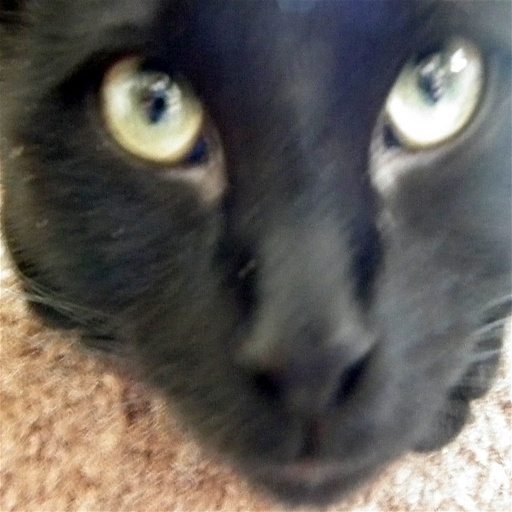
#> input picture data_answer/64-3300.jpg, 512 x 512 px, given in place of 3300.png, which was not available
$ python kyaryunha64_TextToImg.py
#> lines starting #> are read from the running program, lines starting #| are printed output that depends on the picture; pictures that were not available may be replaced by others from this repository, and a replacement may not be noted
import glob
import cv2
import random
import copy

f = open("./test.txt", 'r')
#> (reads test.txt from the repository)
grayOn = False

for num in range(3300, 3308):

    # txt파일에서 파일 이름이랑, permutation 정보 가져옴.
    filename = f.readline()
    permut = f.readline().split(' ')

    # permut.pop()

    i = 0
    print(permut)
    for x in range(0, 64):
        permut[i] = int(permut[i])
        i = i + 1
    print(permut)

    now_filename = str(num) + ".png"
    now_url = "./data_test2_blank/64/" + str(num) + ".png"

    # 프레임은 가져온 원본 이미지, ret은 저장하는 이미지.

    frame = cv2.imread(now_url, cv2.IMREAD_COLOR)
#> frame is the input picture: shape (512, 512, 3); mean B, G, R 87.4, 92.2, 96.7
    if grayOn:
        frame = cv2.cvtColor(frame, cv2.COLOR_BGR2GRAY)
    ret = frame.copy()

    (img_h, img_w) = frame.shape[:2]
#> img_h = 512; img_w = 512
    grid_w = img_h / 8  # crop width
#> grid_w = 64
    grid_h = img_w / 8  # crop height
#> grid_h = 64
    range_w = (int)(img_w / grid_w)
#> range_w = 8
    range_h = (int)(img_h / grid_h)
#> range_h = 8

    bbox = [[[[0, 0, 0, 0]] for x in range(8)] for y in range(8)]

    for i in range(0,64):
        cv2.imshow(now_filename, ret)

        (Y,X) = i, permut[i]
        print(X, Y)

        (w, h) = int(X % 8), int(X / 8)
        x1, y1, x2, y2 = int(h * grid_h), int(w * grid_w), int((h + 1) * (grid_h)), int((w + 1) * (grid_w))

        (w, h) = int(Y % 8), int(Y / 8)
        Mx1, My1, Mx2, My2 = int(h * grid_h), int(w * grid_w), int((h + 1) * (grid_h)), int((w + 1) * (grid_w))

        ret[Mx1:Mx2, My1:My2] = frame[x1:x2, y1:y2].copy()

        print("!!")
#> this loop made 64 passes
#> pass 2, `cv2.imshow(now_filename, ret)`:
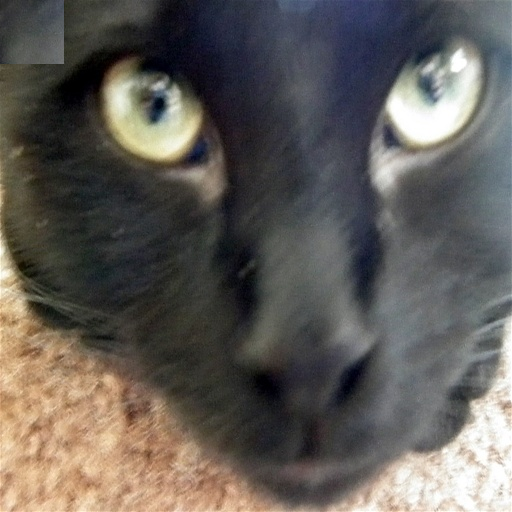
#> window '3300.png': shape (512, 512, 3); mean B, G, R 88.1, 92.7, 97.1
#> after the loop:
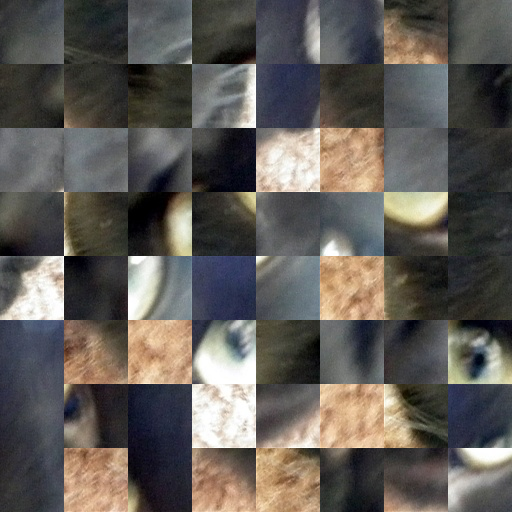
#> ret: shape (512, 512, 3); mean B, G, R 87.4, 92.2, 96.7


    if grayOn:
        save_path = "./test1_64_graycrop/"
    else:
        save_path = "./data_answer/"
    save_name = save_path + "64-" + str(num) + ".jpg"
    retval = cv2.imwrite(save_name, ret)
    print('save file ' + save_name + '....')
#> pass 2 of the loop `for num in range(3300, 3308):`:
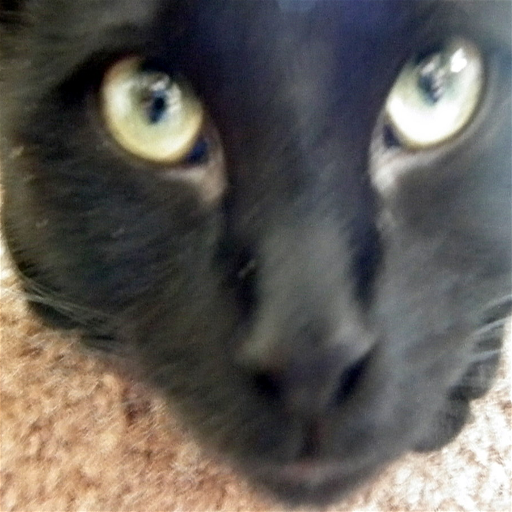
#> input picture data_answer/64-3300.png, 512 x 512 px, given in place of 3301.png, which was not available
#> frame is the input picture: shape (512, 512, 3); mean B, G, R 87.4, 92.3, 96.7
#> the loop `for i in range(0,64):` made 64 passes
#> pass 2, `cv2.imshow(now_filename, ret)`:
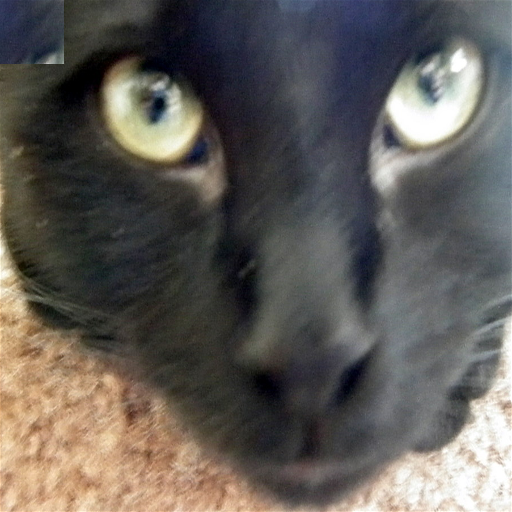
#> window '3301.png': shape (512, 512, 3); mean B, G, R 88, 92.4, 96.8
#> after the loop `for i in range(0,64):`:
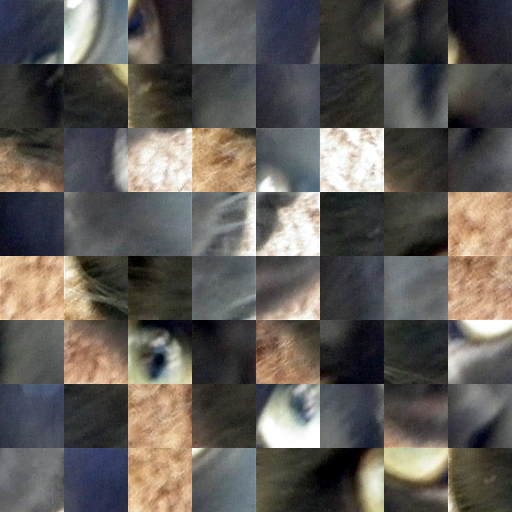
#> ret: shape (512, 512, 3); mean B, G, R 87.4, 92.3, 96.7
#> (the run stopped early here; a loop or call above may not have finished)
